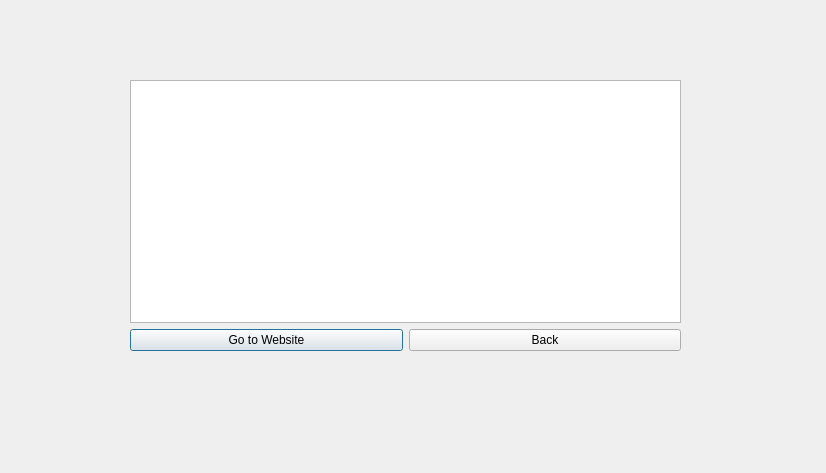
<?xml version="1.0" encoding="UTF-8"?>
<ui version="4.0">
 <class>PythonDetl</class>
 <widget class="QDialog" name="PythonDetl">
  <property name="geometry">
   <rect>
    <x>0</x>
    <y>0</y>
    <width>826</width>
    <height>473</height>
   </rect>
  </property>
  <property name="windowTitle">
   <string>Dialog</string>
  </property>
  <widget class="QWidget" name="verticalLayoutWidget">
   <property name="geometry">
    <rect>
     <x>130</x>
     <y>80</y>
     <width>551</width>
     <height>271</height>
    </rect>
   </property>
   <layout class="QVBoxLayout" name="verticalLayout">
    <item>
     <widget class="QTextBrowser" name="textBrowser">
      <property name="html">
       <string>&lt;!DOCTYPE HTML PUBLIC &quot;-//W3C//DTD HTML 4.0//EN&quot; &quot;http://www.w3.org/TR/REC-html40/strict.dtd&quot;&gt;
&lt;html&gt;&lt;head&gt;&lt;meta name=&quot;qrichtext&quot; content=&quot;1&quot; /&gt;&lt;meta charset=&quot;utf-8&quot; /&gt;&lt;style type=&quot;text/css&quot;&gt;
p, li { white-space: pre-wrap; }
&lt;/style&gt;&lt;/head&gt;&lt;body style=&quot; font-family:'Segoe UI'; font-size:9pt; font-weight:400; font-style:normal;&quot;&gt;
&lt;p style=&quot;-qt-paragraph-type:empty; margin-top:12px; margin-bottom:12px; margin-left:0px; margin-right:0px; -qt-block-indent:0; text-indent:0px;&quot;&gt;&lt;br /&gt;&lt;/p&gt;&lt;/body&gt;&lt;/html&gt;</string>
      </property>
     </widget>
    </item>
    <item>
     <layout class="QHBoxLayout" name="horizontalLayout">
      <item>
       <widget class="QPushButton" name="pushButton_2">
        <property name="text">
         <string>Go to Website</string>
        </property>
       </widget>
      </item>
      <item>
       <widget class="QPushButton" name="pushButton">
        <property name="text">
         <string>Back</string>
        </property>
       </widget>
      </item>
     </layout>
    </item>
   </layout>
  </widget>
 </widget>
 <resources/>
 <connections/>
</ui>
